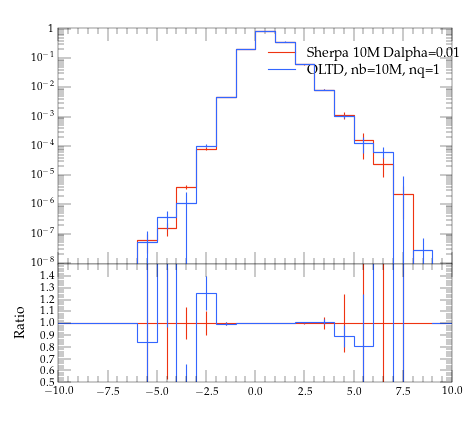

Reproduce this figure in Python.
#! /usr/bin/env python

# This Python script was auto-generated using YODA v2.0.0.
# Analysis object: /evtb/cutEg_jb_y
# Timestamp: 13-04-2024 (07:56:31)

import matplotlib as mpl
import matplotlib.pyplot as plt
mpl.use('Agg') # comment out for interactive use
import os
import numpy as np

plotDir = os.path.split(os.path.realpath(__file__))[0]
if 'YODA_USER_PLOT_PATH' in globals():
    plot_outdir = globals()['YODA_USER_PLOT_PATH']
else:
    plot_outdir = plotDir

#plot style
plt.style.use(os.path.join(plotDir, '../default.mplstyle'))
# plot metadata
figW, figH = plt.rcParams['figure.figsize']
ax_xLabel = r''
ax_yLabel = r''
ax_title  = r''
ax_xScale = 'linear'
ax_yScale = 'log'
xLims = (-10.0, 10.0)
yLims = (9.000000000000001e-09, 1.1)

# TeX-friendly labels for the legend
labels = [ r"Sherpa 10M Dalpha=0.01", r"OLTD, nb=10M, nq=1" ]

# Create figure and axis objects
fig, (ax, ratio0_ax) = plt.subplots(2, 1, sharex=True,
                  figsize=(figW,figH), gridspec_kw={'height_ratios': (2, 1)})
ratio0_ax.yaxis.set_major_locator(mpl.ticker.MultipleLocator(0.1))
ratio0_ax.set_ylim(0.5, 1.4999)
ratio0_ax.set_ylabel('Ratio')

# LineColor map: curve index -> color
linecolors = {0: '#EE3311', 1: '#3366FF'}
# the numerical data is stored in a separate file
dataf = dict()
prefix = os.path.split(__file__)[0]
if prefix:    prefix = prefix + '/'
exec(open(prefix+'cutEg_jb_y__data.py').read(), dataf)


legend_handles = [] # keep track of handles for the legend

# style options for curves
# starts at zorder>=5 to draw curve on top of legend
styles = {
  'curve0': {
    'color' : linecolors[0],
    'linestyle' : '-',
    'marker' : 'o',
    'zorder' : 5,
    'histstyle' : True,
  },
  'curve1': {
    'color' : linecolors[1],
    'linestyle' : '-',
    'marker' : 'o',
    'zorder' : 6,
    'histstyle' : True,
  },
}
# curve from input yoda files in main panel
for label in dataf['yvals'].keys():
    if all(np.isnan(v) for v in dataf['yvals'][label]):
        continue
    tmp = None
    if styles[label]['histstyle']: # draw as histogram
        tmp, = ax.plot(dataf['xedges'], dataf['yedges'][label],
                       color=styles[label]['color'],
                       linestyle=styles[label]['linestyle'],
                       drawstyle='steps-pre', solid_joinstyle='miter',
                       zorder=styles[label]['zorder'], label=label)
        ax.errorbar(dataf['xpoints'], dataf['yvals'][label], color=styles[label]['color'],
                    xerr=dataf['xerrs'], yerr=[dataf['ydowns'][label], dataf['yups'][label]],
                    linestyle='none', zorder=styles[label]['zorder'])
    else: # draw as scatter
        tmp = ax.errorbar(dataf['xpoints'], dataf['yvals'][label],
                          xerr=dataf['xerrs'],
                          yerr=[ dataf['ydowns'][label],
                          dataf['yups'][label] ],
                          fmt=styles[label]['marker'],
                          ecolor=styles[label]['color'],
                          color=styles[label]['color'], zorder=2)
        tmp[-1][0].set_linestyle(styles[label]['linestyle'])
    legend_handles += [tmp]
    for varLabel in dataf['variation_yvals'].keys():
        if varLabel.startswith(label):
            tmp, = ax.plot(dataf['xedges'], dataf['variation_yvals'][varLabel],
                           color=styles[label]['color'],
                           linestyle=styles[label]['linestyle'],
                           drawstyle='steps-pre', solid_joinstyle='miter',
                           zorder=styles[label]['zorder'], alpha=0.5)


# plots on ratio panel
# curve from input yoda files in ratio panel
for label, yvals in dataf['ratio0_yvals'].items():
    if all(np.isnan(v) for v in yvals):
        continue
    if styles[label]['histstyle']: # plot as histogram
        ratio0_ax.plot(dataf['xedges'], yvals,
                       color=styles[label]['color'],
                       linestyle=styles[label]['linestyle'],
                       drawstyle='steps-pre', zorder=1,
                       solid_joinstyle='miter')
        ratio0_ax.vlines(dataf['xpoints'],
                         dataf['ratio0_ymin'][label],
                         dataf['ratio0_ymax'][label],
                         color=styles[label]['color'], zorder=1)
    else: # plot as scatter
        tmp = ratio0_ax.errorbar(dataf['xpoints'],
                                 yvals, xerr=dataf['xerrs'],
                                 yerr=dataf['ratio0_yerrs'][label],
                                 fmt=styles[label]['marker'],
                                 ecolor=styles[label]['color'],
                                 color=styles[label]['color'])
        tmp[-1][0].set_linestyle(styles[label]['linestyle'])

    for varlabel in dataf['ratio0_variation_vals'].keys():
        if varlabel.startswith(label):
            ratio0_ax.plot(dataf['xedges'],
                            dataf['ratio0_variation_vals'][varlabel],
                            color=styles[label]['color'],
                            linestyle=styles[label]['linestyle'],
                            drawstyle='steps-pre', solid_joinstyle='miter',
                            zorder=1, alpha=0.5)

legend_pos = (0.5, 0.97)
ax.legend(legend_handles, labels, loc='upper left', bbox_to_anchor=legend_pos)

# set plot metadata as defined above
ratio0_ax.set_xlabel(ax_xLabel)
ratio0_ax.xaxis.set_label_coords(1., -.15)
ax.set_ylabel(ax_yLabel, loc='top')
ax.set_title(ax_title, loc='left')
ax.set_xscale(ax_xScale)
ax.set_yscale(ax_yScale)
ax.set_xlim(xLims)
ax.set_ylim(yLims)

# tick formatting
plt.rcParams['xtick.top'] = True
plt.rcParams['ytick.right'] = True
ax.yaxis.set_major_locator(mpl.ticker.LogLocator(base=10.0, numticks=np.inf))
ax.yaxis.set_minor_locator(mpl.ticker.LogLocator(
                           base=10.0, subs=np.arange(0.1, 1, 0.1), numticks=np.inf))
fig.align_ylabels((ax, ratio0_ax))
plt.savefig(os.path.join(plot_outdir, 'cutEg_jb_y.pdf'), format='PDF')
plt.savefig(os.path.join(plot_outdir, 'cutEg_jb_y.png'), format='PNG')

plt.close(fig)
